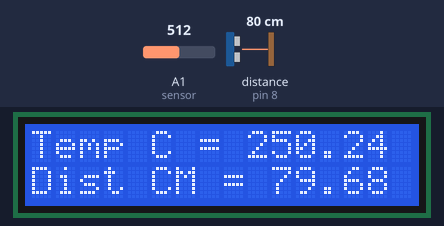
Simulated run of this sketch. Board: Arduino Uno, built with avr-gcc and run on an emulated ATmega328P. Shown: 16×2 character LCD. Wiring (inferred from the names in the program): ultrasonic range finder: trigger pin 7; echo pin 8. The inputs (shaded band) are chosen by the test bench; at power-on: distance to the obstacle (sensor on pin 8) 80 cm, A1 (sensor) = 512. The echo pulse lasts 58.3 µs per cm; what the sketch prints to the serial monitor is not drawn.

Above: at 1.7 s.
1.8 s: distance to the obstacle (sensor on pin 8) set to 35 cm
At 3.6 s:
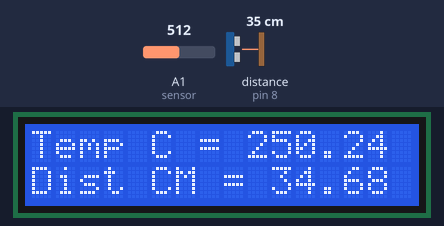
5.5 s: A1 (sensor) set to 1023
At 7.1 s:
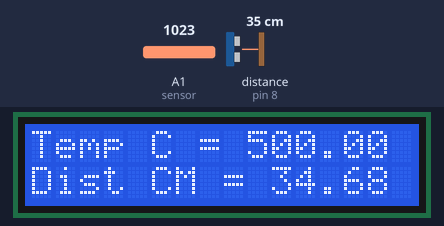
8.8 s: distance to the obstacle (sensor on pin 8) set to 2 cm
At 10.4 s:
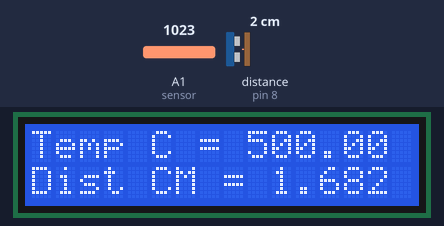
12.1 s: A1 (sensor) set to 900
At 13.7 s:
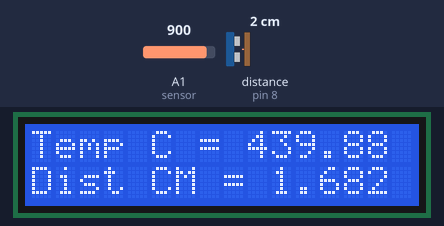
15.4 s: distance to the obstacle (sensor on pin 8) set to 4 cm
At 18.0 s:
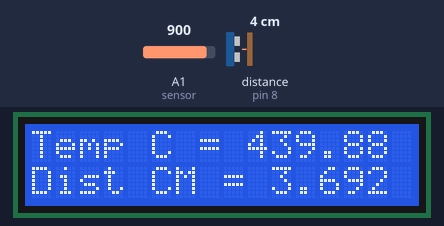
18.7 s: A1 (sensor) set to 716
At 21.2 s:
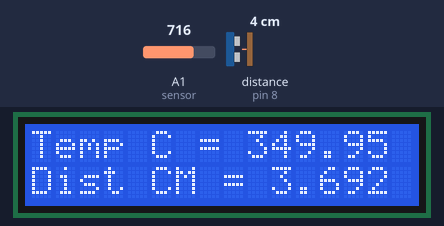
Timing chart, 0 to 22.7 s (numbered marks = the images above; inputs shaded):
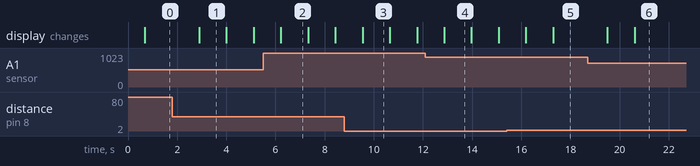

The sketch:

projekti.miu.hau.ino
```cpp
#include<LiquidCrystal.h>
LiquidCrystal lcd(12, 11, 5, 4, 3, 2);
const int sensor=A1;
float tempc;
float vout;

const int trigPin = 7;
const int echoPin = 8;
float duration, distance;

void setup()
{
pinMode(sensor,INPUT);
Serial.begin(9600);
lcd.begin(16,2);
delay(500);

pinMode(trigPin, OUTPUT);
pinMode(echoPin, INPUT);
}

void loop()
{
digitalWrite(trigPin, LOW);
delayMicroseconds(2);
digitalWrite(trigPin, HIGH);
delayMicroseconds(10);
digitalWrite(trigPin, LOW);

duration = pulseIn(echoPin, HIGH);
distance = (duration*.0343)/2; //Ääniaallon nopeus jaettuna 2: lla (edestakas)
delay(100);

vout=analogRead(sensor);
vout=(vout*500)/1023; //
tempc=vout;
lcd.setCursor(0,0);
lcd.print("Temp C = ");
lcd.print(tempc);

lcd.setCursor(0,1);
lcd.print("Dist CM = ");
lcd.print(distance);

Serial.print("Temperature C: ");
Serial.println(tempc);
Serial.print("Distance: ");
Serial.println(distance);

delay(1000);
}
```

Measured:
- after the input at 1.8 s, the display: changes after 1.1 s (image 1)
- after the input at 5.5 s, the display: changes after 0.72 s (image 2)
- after the input at 8.8 s, the display: changes after 0.74 s (image 3)
- after the input at 12.1 s, the display: changes after 0.76 s (image 4)
- after the input at 15.4 s, the display: first changes after 0.78 s (image 5 shows a later state)
- after the input at 18.7 s, the display: first changes after 0.80 s (image 6 shows a later state)
- what the display in image 3 shows lasts 1.2 s, from 9.5 s to 10.7 s
